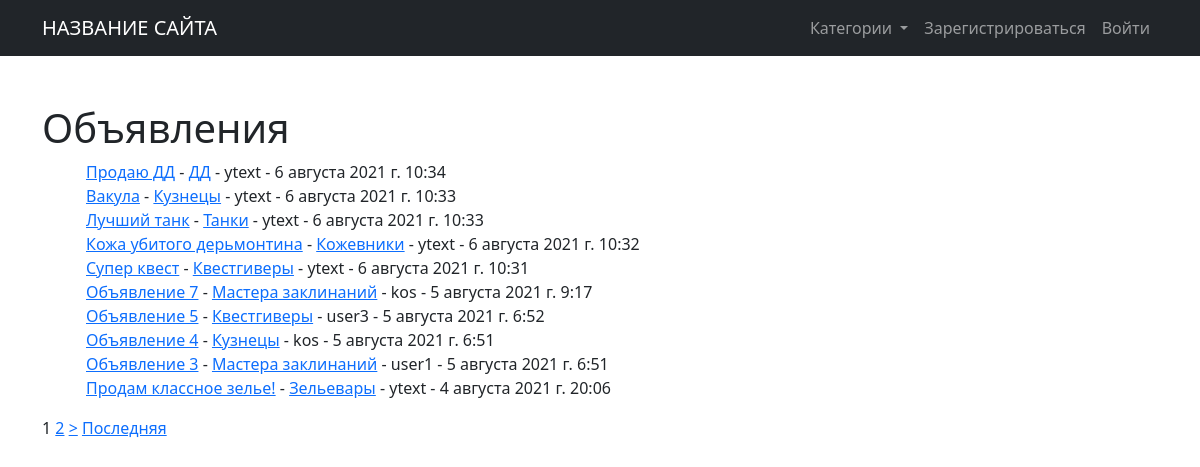
The page / on the database its author committed.
### posts/models.py (models this page shows, shortened)
class Post(models.Model):
    class Category(models.TextChoices):
        TN = 'TN', 'Танки'
        HI = 'HI', 'Хилы'
        DD = 'DD', 'ДД'
        TR = 'TR', 'Торговцы'
        GM = 'GM', 'Гилдмастеры'
        QG = 'QG', 'Квестгиверы'
        AS = 'AS', 'Кузнецы'
        SK = 'SK', 'Кожевники'
        PM = 'PM', 'Зельевары'
        SM = 'SM', 'Мастера заклинаний'
        SL = 'SL', 'Выбрать'
    title = models.CharField(max_length=128, verbose_name='Название')
    content = models.TextField(blank=True, null=True, verbose_name='Описание')
    post_time = models.DateTimeField(auto_now_add=True, verbose_name='Время добавления')
    author = models.ForeignKey(User, on_delete=models.CASCADE, verbose_name='Автор')
    category = models.CharField(max_length=2,
                                choices=Category.choices,
                                default=Category.SL,
                                verbose_name='Категория')
    class Meta:
        verbose_name = 'Объявление'
        verbose_name_plural = 'Объявления'

### posts/views.py (the view)
# urls.py: path('', PostListView.as_view(), name='home'),
class PostListView(ListView):
    model = Post
    template_name = 'posts.html'
    context_object_name = 'posts'
    queryset = Post.objects.select_related('author').order_by('-id')
    paginate_by = 10

### posts/custom_context_processor.py (called while the page is built)
def site_name_render(request):
    return {
        'site_name': Site.objects.get_current().name,
    }

def cat_names_render(request):
    cat_names = {i.name: i.label for i in Post.Category}
    return {
        'cat_names': cat_names,
    }

### posts/templatetags/custom_filters.py (called while the page is built)
@register.filter(name='get_item')
def get_item(dictionary, key):
    return dictionary.get(key)

@register.filter(name='has_group')
def has_group(user, group_name):
    return user.groups.filter(name=group_name).exists()

### templates/posts.html (shortened to what this page needs)
{% extends 'base.html' %}
{% load custom_filters %}
{% block content %}
<h1>Объявления</h1>
{% if posts %}
<ul>
        {% for post in posts %}
            <div class="container">
            <a href="{% url 'post_detail' post.id %}">{{ post.title}}</a>
            - <a href="{% url 'category' post.category %}">{{ cat_names|get_item:post.category }}</a>
            - {{ post.author.username }} -
            {{ post.post_time }}
            </div>
        {% endfor %}
</ul>
{% if page_obj.has_other_pages %}
    {% for p in paginator.page_range %}
        {% if page_obj.number == p %}
            {{ p }}
        {% elif p >= page_obj.number|add:-2 and p <= page_obj.number|add:2 %}
            <a href="?page={{ p }}">{{ p }}</a>
        {% endif %}
    {% endfor %}
{% if page_obj.has_next %}
<a href="?page={{ page_obj.next_page_number }}">&gt;</a>
<a href="?page={{ page_obj.paginator.num_pages }}">Последняя</a>
{% endif%}
{% endif %}
{% else %}
<h2>Объявлений нет</h2>
{% endif %}
{% endblock content %}

### templates/base.html (shortened to what this page needs)
{% load static %}
{% load custom_filters %}
<!DOCTYPE html>
<html lang="en">
    <head>
        <link href="{% static 'vendor/bootstrap/css/styles.css' %}" rel="stylesheet"/>
    </head>
    <body>
         <nav class="navbar navbar-expand-lg navbar-dark bg-dark">
    <div class="container">
      <a class="navbar-brand" href="{% url 'home' %}">{{ site_name }}</a>
      <div class="collapse navbar-collapse" id="navbarSupportedContent">
        <ul class="navbar-nav ms-auto">
            <li class="nav-item dropdown">
          <a class="nav-link dropdown-toggle" href="#" id="navbarDropdown" role="button" data-bs-toggle="dropdown" aria-expanded="false">
            Категории
          </a>
        </li>
            {% if user.is_authenticated %}
                <li class="nav-item">
                       <a class="nav-link" href="{% url 'post_create' %}">Добавить объявление</a>
                </li>
                <li class="nav-item dropdown">
          <a class="nav-link dropdown-toggle" href="#" id="navbarDropdown" role="button" data-bs-toggle="dropdown" aria-expanded="false">
            Привет {{ user.username }}
          </a>
          <ul class="dropdown-menu" aria-labelledby="navbarDropdown">
              <li><a class="dropdown-item"href="{% url 'comments' %}">Отклики</a></li>
              <li><a class="dropdown-item"href="/accounts/logout/">Выйти</a></li>
           </ul>
        </li>
            {% else %}
                <li class="nav-item">
                       <a class="nav-link" href="/accounts/signup/">Зарегистрироваться</a>
                </li>
                <li class="nav-item">
                       <a class="nav-link" href="/accounts/login/">Войти</a>
                </li>
            {% endif %}
        </ul>
      </div>
    </div>
  </nav>
        <div class="container">
            <div class="text-left mt-5">
                {% block content %}{% endblock content %}
            </div>
        </div>
    </body>
</html>

### rows shown on the page
Post: title "Продаю ДД", category "ДД", author.username "ytext", post_time "6 августа 2021 г. 10:34"
Post: title "Вакула", category "Кузнецы", author.username "ytext", post_time "6 августа 2021 г. 10:33"
Post: title "Лучший танк", category "Танки", author.username "ytext", post_time "6 августа 2021 г. 10:33"
Post: title "Кожа убитого дерьмонтина", category "Кожевники", author.username "ytext", post_time "6 августа 2021 г. 10:32"
Post: title "Супер квест", category "Квестгиверы", author.username "ytext", post_time "6 августа 2021 г. 10:31"
Post: title "Объявление 7", category "Мастера заклинаний", author.username "kos", post_time "5 августа 2021 г. 9:17"
Post: title "Объявление 5", category "Квестгиверы", author.username "user3", post_time "5 августа 2021 г. 6:52"
Post: title "Объявление 4", category "Кузнецы", author.username "kos", post_time "5 августа 2021 г. 6:51"
Post: title "Объявление 3", category "Мастера заклинаний", author.username "user1", post_time "5 августа 2021 г. 6:51"
Post: title "Продам классное зелье!", category "Зельевары", author.username "ytext", post_time "4 августа 2021 г. 20:06"

### other values the page prints
{{ site_name }} "НАЗВАНИЕ САЙТА"
{{ p }} "1"
{{ p }} "2"
